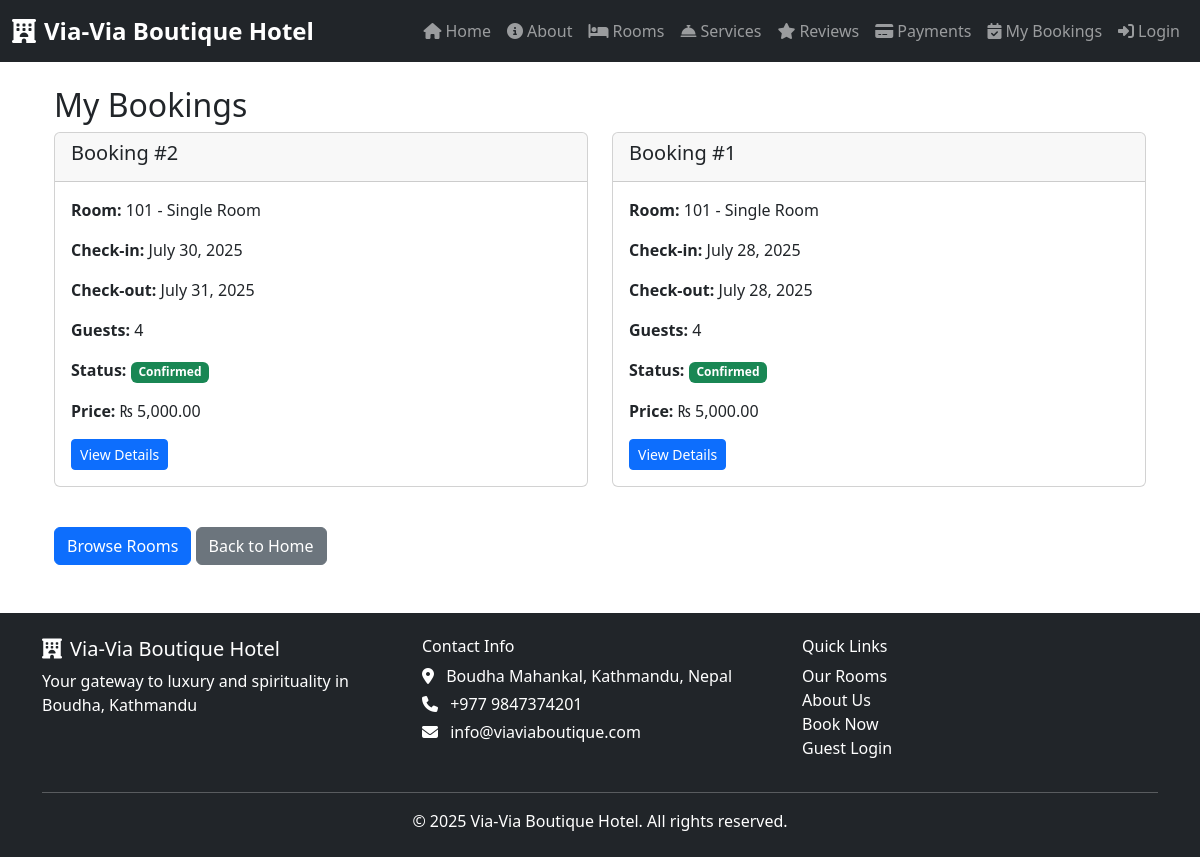
/api/bookings/ (signed in), run on the app's committed database.
### bookings/models.py (models this page shows, shortened)
class Booking(models.Model):
    user = models.ForeignKey(
        settings.AUTH_USER_MODEL,
        on_delete=models.CASCADE,
        related_name='user_bookings'
    )
    room = models.ForeignKey(
        Room,
        on_delete=models.CASCADE,
        related_name='room_bookings'
    )
    services = models.ManyToManyField(
        Service,
        blank=True,
        related_name='service_bookings'  # unique related_name for ManyToManyField
    )
    check_in = models.DateField()
    check_out = models.DateField()
    guests = models.PositiveIntegerField(default=1)
    created_at = models.DateTimeField(auto_now_add=True)
    STATUS_CHOICES = (
        ('pending', 'Pending'),
        ('confirmed', 'Confirmed'),
        ('cancelled', 'Cancelled'),
    )
    status = models.CharField(
        max_length=10,
        choices=STATUS_CHOICES,
        default='pending'
    )

### rooms/models.py (models this page shows, shortened)
class Room(models.Model):
    ROOM_TYPE_CHOICES = [
        ('single', 'Single Room'),
        ('double', 'Double Room'),
        ('deluxe', 'Deluxe Room'),
        ('suite', 'Executive Suite'),
        ('family', 'Family Room'),
        ('budget', 'Budget Room'),
    ]
    ROOM_STATUS_CHOICES = [
        ('available', 'Available'),
        ('occupied', 'Occupied'),
        ('maintenance', 'Under Maintenance'),
        ('reserved', 'Reserved'),
    ]
    number = models.CharField(max_length=10, unique=True)
    room_type = models.CharField(max_length=20, choices=ROOM_TYPE_CHOICES)
    price_per_night = models.DecimalField(max_digits=8, decimal_places=2)
    is_available = models.BooleanField(default=True)
    status = models.CharField(
        max_length=20, choices=ROOM_STATUS_CHOICES, default='available')
    description = models.TextField(blank=True)
    floor = models.PositiveIntegerField(default=1)
    size_sqm = models.PositiveIntegerField(
        help_text="Room size in square meters", null=True, blank=True)
    max_guests = models.PositiveIntegerField(default=2)
    has_wifi = models.BooleanField(default=True)
    has_ac = models.BooleanField(default=True)
    has_tv = models.BooleanField(default=True)
    has_balcony = models.BooleanField(default=False)
    has_mountain_view = models.BooleanField(default=False)
    has_stupa_view = models.BooleanField(default=False)
    has_private_bathroom = models.BooleanField(default=True)
    has_room_service = models.BooleanField(default=True)
    is_smoking_allowed = models.BooleanField(default=False)
    is_pet_friendly = models.BooleanField(default=False)
    has_kitchen = models.BooleanField(default=False)
    has_workspace = models.BooleanField(default=False)
    image = models.ImageField(upload_to='room_images/', null=True, blank=True)
    created_at = models.DateTimeField(default=timezone.now)
    updated_at = models.DateTimeField(auto_now=True, null=True, blank=True)
    class Meta:
        ordering = ['number']

### bookings/views.py (the view)
# urls.py: path('', my_bookings, name='my_bookings'),
@login_required
def my_bookings(request):
    bookings = Booking.objects.filter(
        user=request.user).order_by('-created_at')
    return render(request, 'bookings/my_bookings.html', {'bookings': bookings})

### rooms/templatetags/nepali_filters.py (called while the page is built)
@register.filter(name='nepali_currency')
def nepali_currency(value):
    if value is None:
        return ''
    formatted_value = floatformat(value, 2)
    parts = formatted_value.split('.')
    integer_part = parts[0]
    result = ""
    for i, char in enumerate(reversed(integer_part)):
        if i > 0 and i % 3 == 0:
            result = "," + result
        result = char + result
    if len(parts) > 1:
        result = f"{result}.{parts[1]}"
    return f"₨ {result}"

### bookings/templates/bookings/my_bookings.html (shortened to what this page needs)
{% extends 'base.html' %}
{% load nepali_filters %}
{% block content %}
<div class="container">
    <h2>My Bookings</h2>
    {% if bookings %}
        <div class="row">
            {% for booking in bookings %}
            <div class="col-md-6 mb-4">
                <div class="card">
                    <div class="card-header">
                        <h5>Booking #{{ booking.id }}</h5>
                    </div>
                    <div class="card-body">
                        <p><strong>Room:</strong> {{ booking.room.number }} - {{ booking.room.get_room_type_display }}</p>
                        <p><strong>Check-in:</strong> {{ booking.check_in }}</p>
                        <p><strong>Check-out:</strong> {{ booking.check_out }}</p>
                        <p><strong>Guests:</strong> {{ booking.guests }}</p>
                        <p><strong>Status:</strong>
                            {% if booking.status == 'pending' %}
                                <span class="badge bg-warning">Pending</span>
                            {% elif booking.status == 'confirmed' %}
                                <span class="badge bg-success">Confirmed</span>
                            {% else %}
                                <span class="badge bg-danger">Cancelled</span>
                            {% endif %}
                        </p>
                        <p><strong>Price:</strong> {{ booking.room.price_per_night|nepali_currency }}</p>
                        <a href="/bookings/{{ booking.id }}/" class="btn btn-primary btn-sm">View Details</a>
                    </div>
                </div>
            </div>
            {% endfor %}
        </div>
    {% else %}
        <div class="alert alert-info">
            <h4>No bookings found</h4>
            <p>You haven't made any bookings yet. <a href="/rooms/">Browse our rooms</a> to get started!</p>
        </div>
    {% endif %}
    <div class="mt-3">
        <a href="/rooms/" class="btn btn-primary">Browse Rooms</a>
        <a href="/" class="btn btn-secondary">Back to Home</a>
    </div>
</div>
{% endblock %}

### templates/base.html (style rules this page uses)
.card { transition: transform 0.3s ease; }
.btn-primary { background-color: #0d6efd; border-color: #0d6efd; }

### data on the page
Booking: id "2", room.number "101", room.room_type "Single Room", check_in "July 30, 2025", check_out "July 31, 2025", guests "4", status "Confirmed", room.price_per_night|nepali_currency "₨ 5,000.00"
Booking: id "1", room.number "101", room.room_type "Single Room", check_in "July 28, 2025", check_out "July 28, 2025", guests "4", status "Confirmed", room.price_per_night|nepali_currency "₨ 5,000.00"
